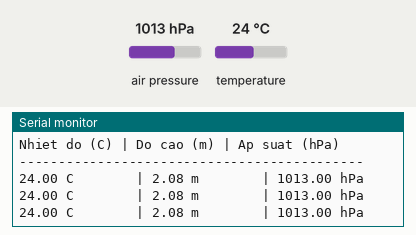
This sketch was run on a simulated Arduino Uno, built with avr-gcc and run on an emulated ATmega328P. On the bench: the last lines printed to the serial monitor. Inputs (shaded band) come from the test bench; at power-on: air pressure 1013 hPa, temperature 24 °C.

Above: at 5.2 s.
5.3 s: air pressure set to 952 hPa
At 5.88 s:
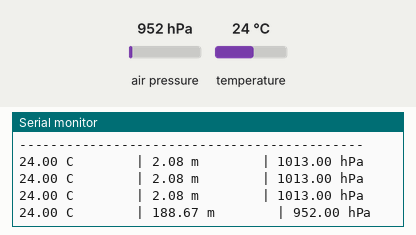
6.8 s: temperature set to 12 °C
At 7.38 s:
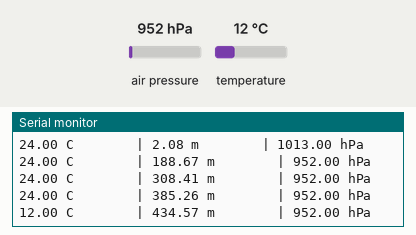
8.3 s: air pressure set to 975 hPa
At 8.88 s:
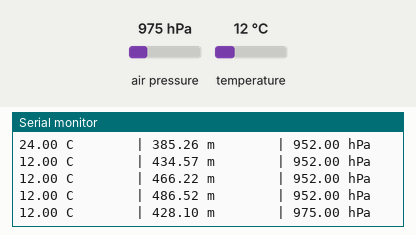
Timing chart, 0 to 11.3 s (numbered marks = the images above; inputs shaded):
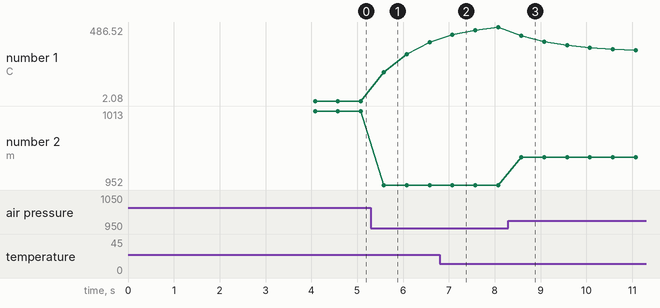

Measured:
- after the input at 5.3 s, the serial monitor: prints a new line after 0.28 s (image 1)
- after the input at 6.8 s, the serial monitor: prints a new line after 0.28 s (image 2)
- after the input at 8.3 s, the serial monitor: prints a new line after 0.28 s (image 3)
- plotted number 1: 2.08 → 385.26 after the input at 5.3 s, 486.52 → 323.65 after the input at 8.3 s
- plotted number 2: 1013 → 952 after the input at 5.3 s, 952 → 975 after the input at 8.3 s

The sketch:

sketch_may28a.ino
```cpp
#include <Wire.h>
#include <Adafruit_Sensor.h>
#include <Adafruit_BMP280.h>

Adafruit_BMP280 bmp;

// -------------------------------------------------------
// Kalman filter tự viết
// -------------------------------------------------------
float kf_q = 0.1;   // process noise — càng nhỏ filter càng mượt nhưng lag hơn
float kf_r = 0.5;   // measurement noise — càng lớn tin filter hơn tin cảm biến
float kf_x = 0.0;   // ước lượng hiện tại
float kf_p = 1.0;   // error covariance

float kalman_update(float z) {
  kf_p = kf_p + kf_q;                    // Predict
  float k = kf_p / (kf_p + kf_r);        // Kalman gain
  kf_x = kf_x + k * (z - kf_x);         // Estimate
  kf_p = (1.0 - k) * kf_p;              // Update covariance
  return kf_x;
}
// -------------------------------------------------------

unsigned long lastTime   = 0;
const int sampleInterval = 500;
const int WARMUP_SAMPLES = 30;

// ICAO: h = 44330 * (1 - (P/1013.25)^0.1903)
float calcAltitude(float p_hpa) {
  return 44330.0 * (1.0 - pow(p_hpa / 1013.25, 0.1903));
}

void setup() {
  Serial.begin(115200);
  while (!Serial) delay(10);

  if (!bmp.begin(0x76)) {
    if (!bmp.begin(0x77)) {
      Serial.println("Khong tim thay BMP280!");
      while (1) delay(1000);
    }
  }

  delay(500);

  bmp.setSampling(Adafruit_BMP280::MODE_NORMAL,
                  Adafruit_BMP280::SAMPLING_X2,
                  Adafruit_BMP280::SAMPLING_X16,
                  Adafruit_BMP280::FILTER_X16,
                  Adafruit_BMP280::STANDBY_MS_500);

  delay(500);

  // Tính altitude mean
  Serial.println("Dang khoi dong...");
  double altSum = 0;
  for (int i = 0; i < WARMUP_SAMPLES; i++) {
    delay(100);
    altSum += calcAltitude(bmp.readPressure() / 100.0);
  }
  float altMean = altSum / WARMUP_SAMPLES;

  // Seed Kalman = hard-set về đúng giá trị thực
  kf_x = altMean;
  kf_p = 1.0;
  // Hội tụ 200 vòng
  for (int i = 0; i < 200; i++) {
    kalman_update(altMean);
  }

  Serial.println("================================");
  Serial.print  ("Do cao khoi diem: "); Serial.print(kf_x, 2); Serial.println(" m");
  Serial.println("================================");
  Serial.println("Nhiet do (C) | Do cao (m) | Ap suat (hPa)");
  Serial.println("--------------------------------------------");
}

void loop() {
  unsigned long currentTime = millis();

  if (currentTime - lastTime >= sampleInterval) {
    lastTime = currentTime;

    float temp     = bmp.readTemperature();
    float pressure = bmp.readPressure() / 100.0;
    float z_raw    = calcAltitude(pressure);
    float z_kal    = kalman_update(z_raw);

    if (temp < -40 || temp > 85) return;

    Serial.print(temp,    2); Serial.print(" C        | ");
    Serial.print(z_kal,   2); Serial.print(" m        | ");
    Serial.print(pressure, 2); Serial.println(" hPa");
  }
}
```
